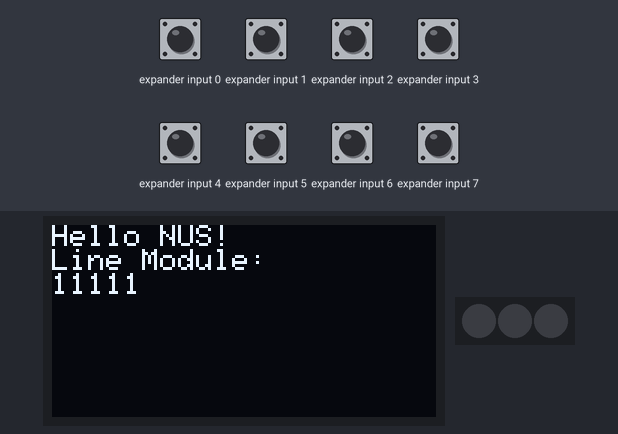
Simulated run of this sketch. Board: ESP32. On the bench: 128×64 one-colour display, 3 RGB LEDs in strip order, left to right. Wiring (inferred from the names in the program): PCF8574 port expander at I2C address 0x23. The test bench sets the inputs (shaded band); at power-on: expander input 0–7 HIGH. Dim RGB values are drawn brighter than linear; what the sketch prints to the serial monitor is not drawn.

Above: at 1.7 s.
1.8 s: expander input 5 pulled LOW for 0.6 s
At 2.5 s:
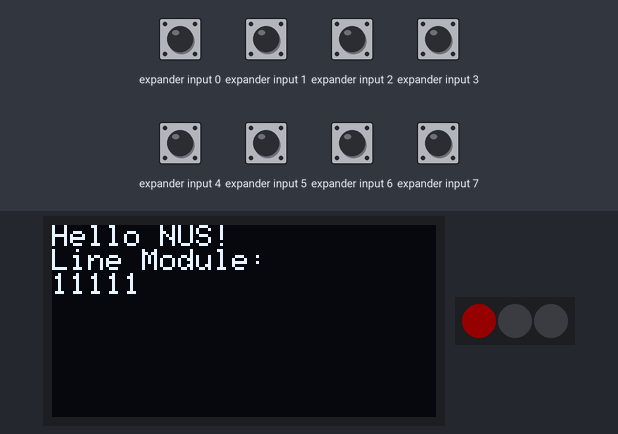
4.1 s: expander input 6 pulled LOW for 0.6 s
At 4.9 s:
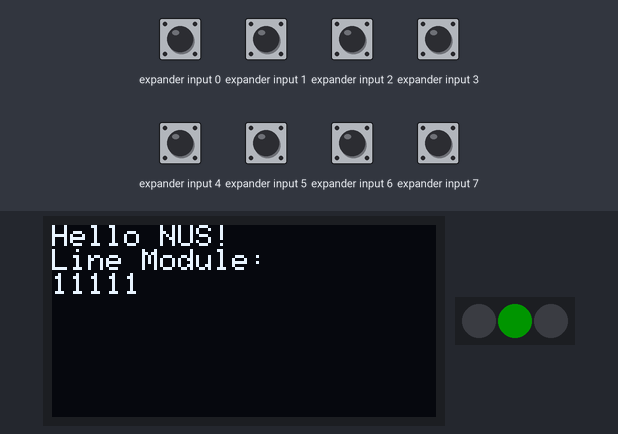
6.6 s: expander input 7 pulled LOW for 0.6 s
At 7.4 s:
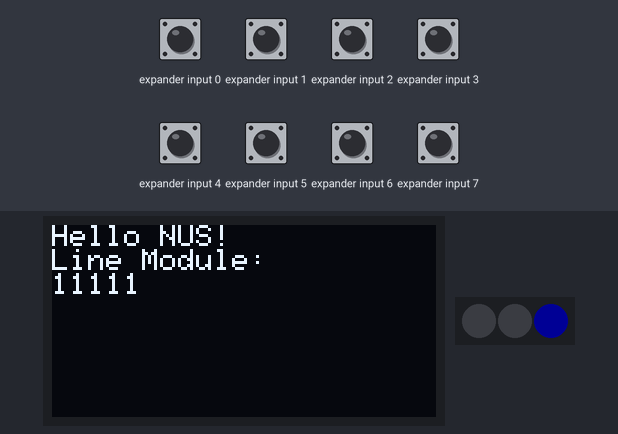
9.1 s: expander input 0 pulled LOW for 0.6 s
At 9.9 s:
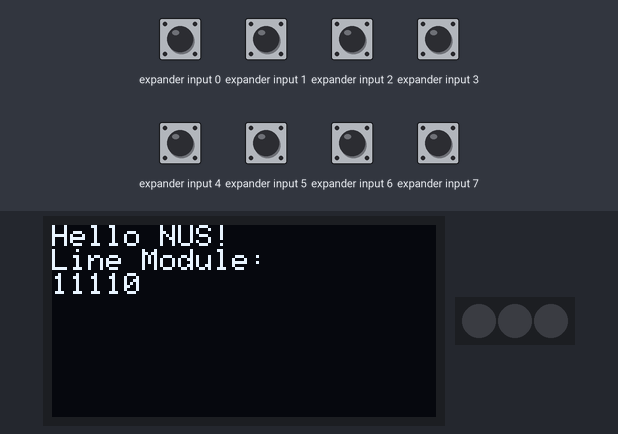
11.6 s: expander input 1 pulled LOW for 0.6 s
At 12.4 s:
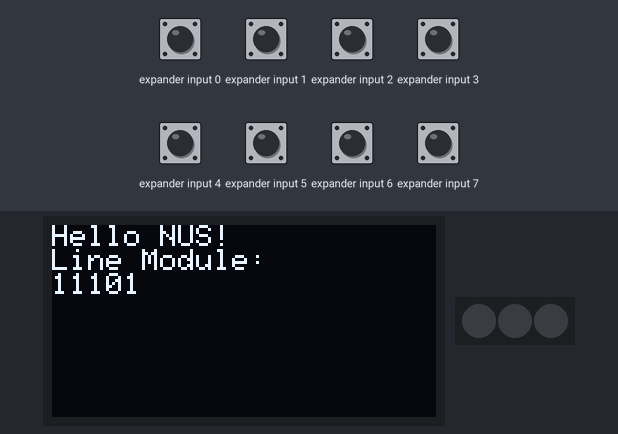
14.1 s: expander input 2 pulled LOW for 0.6 s
At 14.9 s:
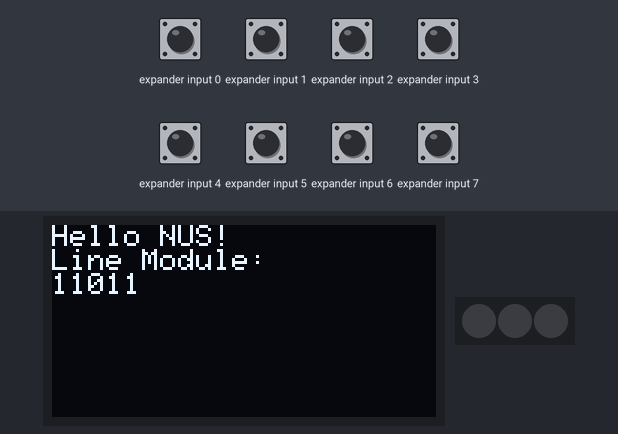
Timing chart, 0 to 17.1 s (numbered marks = the images above; inputs shaded):
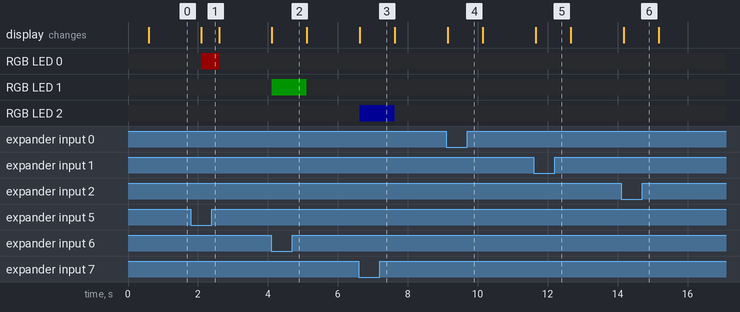

Measured:
- after the input at 1.8 s, RGB LED 0: off → RGB(20, 0, 0) after 0.30 s, → off 0.50 s later
- after the input at 4.1 s, RGB LED 1: off → RGB(0, 20, 0) at once, → off 1.0 s later
- after the input at 6.6 s, RGB LED 2: off → RGB(0, 0, 20) at once, → off 1.0 s later
- after the input at 9.1 s, the display: changes at once (image 4)
- after the input at 11.6 s, the display: changes after 0.06 s (image 5)
- after the input at 14.1 s, the display: changes after 0.07 s (image 6)

The sketch:

Ch12_-_LineSensor_OLED.ino
```cpp
/*
 *  Ex_08 - Arduino Libraries
 *  Printing text to OLED Display
 *  Random color display on Neopixels
 *
 *  PortExpander
 *  -- Bit 4 - 0
 *  -- Line sensor Module
 *  -- Bit 7 - 5
 *  -- End Stop switch Module
 *
 *  NeoPixel
 *  -- IO5
 */
#include <Wire.h>
#include <Adafruit_NeoPixel.h>
#include "SSD1306Ascii.h"
#include "SSD1306AsciiWire.h"

#define I2C_SDA 19
#define I2C_SCL 18

#define PEXP_I2CADDR 0x23
#define OLED_I2CAADR 0x3C

#define NEO_PIXEL 5
#define LED_COUNT 3

uint8_t expanderData;
byte switch_1_state = HIGH;
byte switch_2_state = HIGH;
byte switch_3_state = HIGH;

Adafruit_NeoPixel strip(LED_COUNT, NEO_PIXEL, NEO_GRB + NEO_KHZ800);
SSD1306AsciiWire oled;


//Write a byte to the IO expander
void IOexpanderWrite(byte address, byte _data) {
    Wire.beginTransmission(address);
    Wire.write(_data);
    Wire.endTransmission();
}

//Read a byte from the IO expander
uint8_t IOexpanderRead(int address) {
    uint8_t _data;
    Wire.requestFrom(address, 1);
    if(Wire.available()) {
        _data = Wire.read();
    }
    return _data;
}


void setup() {
    Wire.begin(I2C_SDA, I2C_SCL);
    oled.begin(&Adafruit128x64, OLED_I2CAADR);

    Serial.begin(115200); //set up serial library baud rate to 115200
    Serial.println("IO Port Expander Test");

    // Initialize PCF8574 configuration -> Pull High to Read
    IOexpanderWrite(PEXP_I2CADDR, 0xff);

    strip.begin();           // INITIALIZE NeoPixel strip object (REQUIRED)
    strip.show();            // Turn OFF all pixels ASAP
    strip.setBrightness(20); // Set BRIGHTNESS to about 1/5 (max = 255)
    randomSeed(analogRead(0));

    oled.setFont(Adafruit5x7);
    oled.clear();
    oled.println("Hello NUS!");
    oled.println("Line Module: ");

    delay(500);
}

void loop() {

    expanderData = IOexpanderRead(PEXP_I2CADDR);

    switch_1_state = bitRead(expanderData, 5);
    switch_2_state = bitRead(expanderData, 6);
    switch_3_state = bitRead(expanderData, 7);

    strip.setPixelColor(0, strip.Color((switch_1_state == LOW)? 255: 0,0,0));
    strip.setPixelColor(1, strip.Color(0,(switch_2_state == LOW)? 255: 0,0));
    strip.setPixelColor(2, strip.Color(0,0,(switch_3_state == LOW)? 255: 0));
    strip.show(); // This sends the updated pixel color to the hardware.

    Serial.println(expanderData & 0x1F , BIN);  // Disregard the first 3 bits

    oled.setCursor(0, 2);
    oled.print(expanderData & 0x1F , BIN); oled.println("      ");  // Disregard the first 3 bits
    delay(500);

}
```
